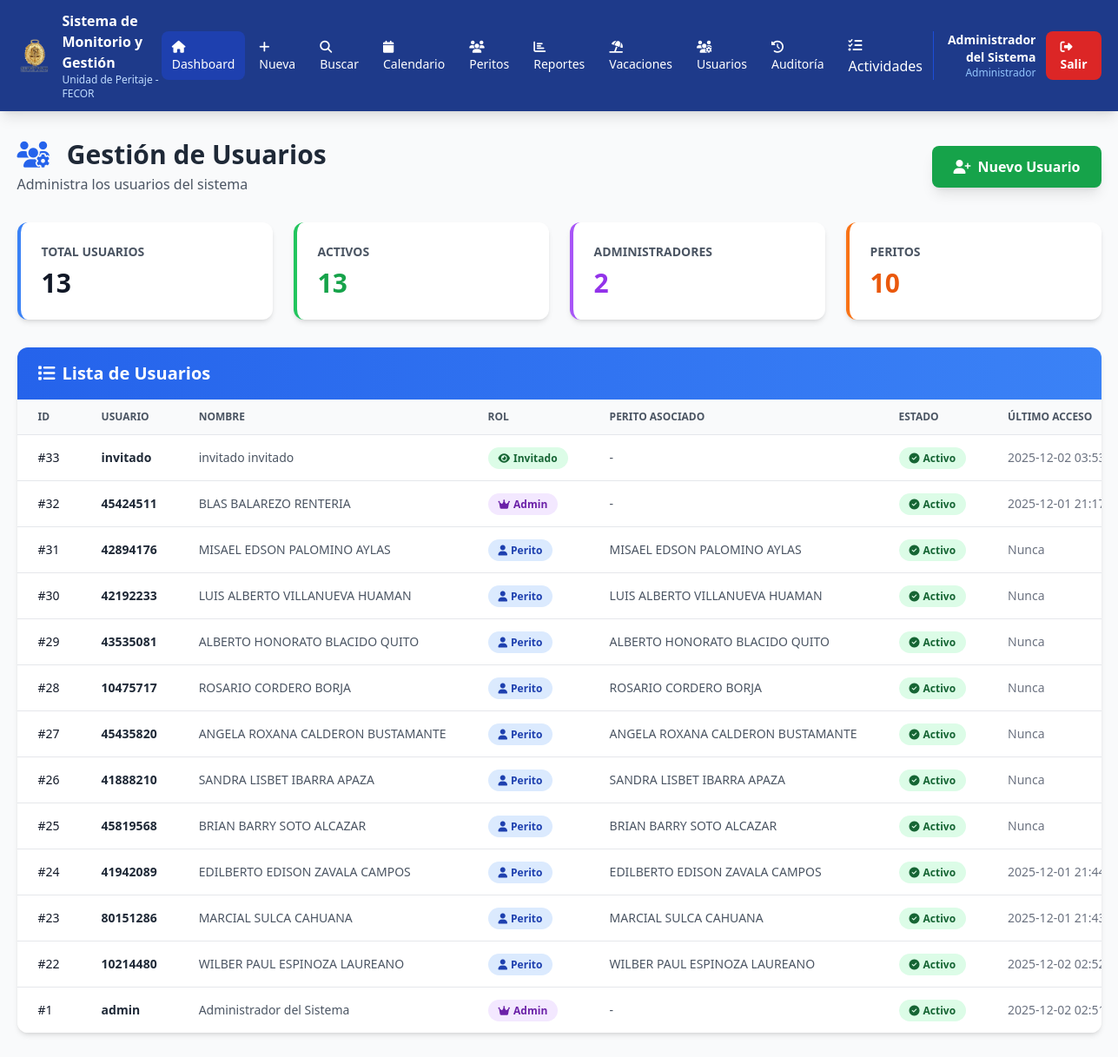
/usuarios (signed in), run on the app's committed database.
### tables this page shows
CREATE TABLE usuarios (
            id INTEGER PRIMARY KEY AUTOINCREMENT,
            usuario TEXT UNIQUE NOT NULL,
            password TEXT NOT NULL,
            rol TEXT NOT NULL,
            perito_id INTEGER,
            nombre_completo TEXT,
            email TEXT,
            activo INTEGER DEFAULT 1,
            primer_inicio INTEGER DEFAULT 1,
            fecha_creacion TIMESTAMP DEFAULT CURRENT_TIMESTAMP,
            ultimo_acceso TIMESTAMP,
            FOREIGN KEY (perito_id) REFERENCES peritos(id)
        );

CREATE TABLE peritos (
            id INTEGER PRIMARY KEY AUTOINCREMENT,
            nombre_completo TEXT NOT NULL,
            tipo TEXT NOT NULL,
            estado TEXT DEFAULT 'Activo',
            fecha_creacion TIMESTAMP DEFAULT CURRENT_TIMESTAMP
        );

### app.py (the view)
@app.route('/usuarios')
@admin_required
def gestion_usuarios():
    conn = sqlite3.connect('database.db')
    conn.row_factory = sqlite3.Row
    cursor = conn.cursor()
    cursor.execute('''
        SELECT u.*, p.nombre_completo as perito_nombre
        FROM usuarios u
        LEFT JOIN peritos p ON u.perito_id = p.id
        ORDER BY u.fecha_creacion DESC
    ''')
    usuarios = []
    for row in cursor.fetchall():
        usuarios.append({
            'id': row['id'],
            'usuario': row['usuario'],
            'rol': row['rol'],
            'perito_id': row['perito_id'],
            'perito_nombre': row['perito_nombre'],
            'nombre_completo': row['nombre_completo'],
            'email': row['email'],
            'activo': row['activo'],
            'primer_inicio': row['primer_inicio'],
            'fecha_creacion': row['fecha_creacion'],
            'ultimo_acceso': row['ultimo_acceso']
        })
    cursor.execute('SELECT id, nombre_completo, tipo FROM peritos WHERE estado = "Activo" ORDER BY tipo, nombre_completo')
    peritos = [{'id': row['id'], 'nombre': row['nombre_completo'], 'tipo': row['tipo']} for row in cursor.fetchall()]
    conn.close()
    return render_template('admin/usuarios.html', usuarios=usuarios, peritos=peritos)

### app.py (called while the page is built)
def admin_required(f):
    @wraps(f)
    def decorated_function(*args, **kwargs):
        if 'usuario_id' not in session:
            return redirect(url_for('login'))
        if session.get('rol') != 'admin':
            return redirect(url_for('index'))
        return f(*args, **kwargs)
    return decorated_function

### templates/admin/usuarios.html (shortened to what this page needs)
<!DOCTYPE html>
<html lang="es">
<head>
    <script src="https://cdn.tailwindcss.com"></script>
    <link rel="stylesheet" href="https://cdnjs.cloudflare.com/ajax/libs/font-awesome/6.4.0/css/all.min.css">
</head>
<body class="bg-gray-50">
    <nav class="bg-blue-900 text-white shadow-lg">
        <div class="container mx-auto px-4">
            <div class="flex justify-between items-center py-3">
                <div class="flex items-center space-x-3">
                    <img src="{{ url_for('static', filename='imagenes/logompo.png') }}" alt="Logo" class="w-10 h-10 object-contain">
                    <div class="hidden md:block">
                        <h1 class="text-lx font-bold">Sistema de Monitorio y Gestión</h1>
                        <p class="text-xs text-blue-200">Unidad de Peritaje - FECOR</p>
                    </div>
                </div>
                <div class="flex items-center space-x-1">
                    <a href="/" class="px-3 py-2 bg-blue-800 rounded-lg hover:bg-blue-700 transition text-sm">
                        <i class="fas fa-home mr-1"></i>Dashboard
                    </a>
                    {% if session.rol == 'admin' %}
                    <a href="/nuevo" class="px-3 py-2 rounded-lg hover:bg-blue-800 transition text-sm">
                        <i class="fas fa-plus mr-1"></i>Nueva
                    </a>
                    {% endif %}
                    <a href="/buscar" class="px-3 py-2 rounded-lg hover:bg-blue-800 transition text-sm">
                        <i class="fas fa-search mr-1"></i>Buscar
                    </a>
                    <a href="/calendario" class="px-3 py-2 rounded-lg hover:bg-blue-800 transition text-sm">
                        <i class="fas fa-calendar mr-1"></i>Calendario
                    </a>
                    {% if session.rol == 'admin' %}
                    <a href="/peritos" class="px-3 py-2 rounded-lg hover:bg-blue-800 transition text-sm">
                        <i class="fas fa-users mr-1"></i>Peritos
                    </a>
                    <a href="/reportes" class="px-3 py-2 rounded-lg hover:bg-blue-800 transition text-sm">
                        <i class="fas fa-chart-bar mr-1"></i>Reportes
                    </a>
                    <a href="/vacaciones" class="px-3 py-2 rounded-lg hover:bg-blue-800 transition text-sm">
                        <i class="fas fa-umbrella-beach mr-1"></i>Vacaciones
                    </a>
                    <a href="/usuarios" class="px-3 py-2 rounded-lg hover:bg-blue-800 transition text-sm">
                        <i class="fas fa-users-cog mr-1"></i>Usuarios
                    </a>
                    <a href="/auditoria" class="px-3 py-2 rounded-lg hover:bg-blue-800 transition text-sm">
                        <i class="fas fa-history mr-1"></i>Auditoría
                    </a>
                    {% endif %}
                    {% if session.rol == 'admin' or session.rol == 'invitado' %}
                    <a href="/actividades-admin" class="px-3 py-2 rounded-lg hover:bg-blue-800">
                        <i class="fas fa-tasks mr-1"></i>Actividades
                    </a>
                    {% endif %}
                </div>
                <div class="flex items-center space-x-3 border-l border-blue-700 pl-4">
                    <div class="text-right hidden md:block">
                        <p class="text-sm font-semibold">{{ session.nombre_completo or session.usuario }}</p>
                        {% if tipo_perito %}
                        <p class="text-xs text-blue-300">Perito {{ tipo_perito }}</p>
                        {% elif session.rol == 'admin' %}
                        <p class="text-xs text-blue-300">Administrador</p>
                        {% endif %}
                    </div>
                    <a href="/logout" class="px-4 py-2 bg-red-600 rounded-lg hover:bg-red-700 transition text-sm font-semibold">
                        <i class="fas fa-sign-out-alt mr-1"></i>Salir
                    </a>
                </div>
            </div>
        </div>
    </nav>
    <div class="container mx-auto px-4 py-8">
        <div class="flex justify-between items-center mb-8">
            <div>
                <h2 class="text-3xl font-bold text-gray-800">
                    <i class="fas fa-users-cog text-blue-600 mr-3"></i>
                    Gestión de Usuarios
                </h2>
                <p class="text-gray-600 mt-1">Administra los usuarios del sistema</p>
            </div>
            <button onclick="mostrarModalNuevo()"
                    class="px-6 py-3 bg-green-600 text-white font-semibold rounded-lg hover:bg-green-700 transition shadow-lg">
                <i class="fas fa-user-plus mr-2"></i>Nuevo Usuario
            </button>
        </div>
        <div class="grid grid-cols-1 md:grid-cols-4 gap-6 mb-8">
            <div class="bg-white rounded-xl shadow-md p-6 border-l-4 border-blue-500">
                <p class="text-sm font-semibold text-gray-600 uppercase">Total Usuarios</p>
                <p class="text-3xl font-bold text-gray-900 mt-2">{{ usuarios|length }}</p>
            </div>
            <div class="bg-white rounded-xl shadow-md p-6 border-l-4 border-green-500">
                <p class="text-sm font-semibold text-gray-600 uppercase">Activos</p>
                <p class="text-3xl font-bold text-green-600 mt-2">{{ usuarios|selectattr('activo', 'equalto', 1)|list|length }}</p>
            </div>
            <div class="bg-white rounded-xl shadow-md p-6 border-l-4 border-purple-500">
                <p class="text-sm font-semibold text-gray-600 uppercase">Administradores</p>
                <p class="text-3xl font-bold text-purple-600 mt-2">{{ usuarios|selectattr('rol', 'equalto', 'admin')|list|length }}</p>
            </div>
            <div class="bg-white rounded-xl shadow-md p-6 border-l-4 border-orange-500">
                <p class="text-sm font-semibold text-gray-600 uppercase">Peritos</p>
                <p class="text-3xl font-bold text-orange-600 mt-2">{{ usuarios|selectattr('rol', 'equalto', 'perito')|list|length }}</p>
            </div>
        </div>
        <div class="bg-white rounded-xl shadow-md overflow-hidden">
            <div class="px-6 py-4 bg-gradient-to-r from-blue-600 to-blue-500">
                <h3 class="text-xl font-bold text-white">
                    <i class="fas fa-list mr-2"></i>Lista de Usuarios
                </h3>
            </div>
            <div class="overflow-x-auto">
                <table class="min-w-full divide-y divide-gray-200">
                    <thead class="bg-gray-50">
                        <tr>
                            <th class="px-6 py-3 text-left text-xs font-semibold text-gray-600 uppercase">ID</th>
                            <th class="px-6 py-3 text-left text-xs font-semibold text-gray-600 uppercase">Usuario</th>
                            <th class="px-6 py-3 text-left text-xs font-semibold text-gray-600 uppercase">Nombre</th>
                            <th class="px-6 py-3 text-left text-xs font-semibold text-gray-600 uppercase">Rol</th>
                            <th class="px-6 py-3 text-left text-xs font-semibold text-gray-600 uppercase">Perito Asociado</th>
                            <th class="px-6 py-3 text-left text-xs font-semibold text-gray-600 uppercase">Estado</th>
                            <th class="px-6 py-3 text-left text-xs font-semibold text-gray-600 uppercase">Último Acceso</th>
                        </tr>
                    </thead>
                    <tbody class="bg-white divide-y divide-gray-200">
                        {% for user in usuarios %}
                        <tr class="hover:bg-gray-50">
                            <td class="px-6 py-4 whitespace-nowrap text-sm font-medium text-gray-900">#{{ user.id }}</td>
                            <td class="px-6 py-4 whitespace-nowrap text-sm font-semibold text-gray-800">{{ user.usuario }}</td>
                            <td class="px-6 py-4 whitespace-nowrap text-sm text-gray-600">{{ user.nombre_completo or '-' }}</td>
                            <td class="px-6 py-4 whitespace-nowrap text-sm">
                                {% if user.rol == 'admin' %}
                                <span class="px-3 py-1 bg-purple-100 text-purple-800 rounded-full text-xs font-semibold">
                                    <i class="fas fa-crown mr-1"></i>Admin
                                </span>
                                {% elif user.rol == 'invitado' %}
                                <span class="px-3 py-1 bg-green-100 text-green-800 rounded-full text-xs font-semibold">
                                    <i class="fas fa-eye mr-1"></i>Invitado
                                </span>
                                {% else %}
                                <span class="px-3 py-1 bg-blue-100 text-blue-800 rounded-full text-xs font-semibold">
                                    <i class="fas fa-user mr-1"></i>Perito
                                </span>
                                {% endif %}
                            </td>
                            <td class="px-6 py-4 whitespace-nowrap text-sm text-gray-600">
                                {{ user.perito_nombre or '-' }}
                            </td>
                            <td class="px-6 py-4 whitespace-nowrap text-sm">
                                {% if user.activo %}
                                <span class="px-3 py-1 bg-green-100 text-green-800 rounded-full text-xs font-semibold">
                                    <i class="fas fa-check-circle mr-1"></i>Activo
                                </span>
                                {% else %}
                                <span class="px-3 py-1 bg-red-100 text-red-800 rounded-full text-xs font-semibold">
                                    <i class="fas fa-times-circle mr-1"></i>Inactivo
                                </span>
                                {% endif %}
                            </td>
                            <td class="px-6 py-4 whitespace-nowrap text-sm text-gray-500">
                                {{ user.ultimo_acceso or 'Nunca' }}
                            </td>
                        </tr>
                        {% endfor %}
                    </tbody>
                </table>
            </div>
        </div>
    </div>
</body>
</html>

### data on the page
usuarios: nombre_completo "Administrador del Sistema", id "1", usuario "admin", rol "admin" (drawn), perito_nombre "-", activo 1 (drawn), ultimo_acceso "2025-12-02…"
usuarios: id "33", usuario "invitado", nombre_completo "invitado invitado", rol "invitado" (drawn), perito_nombre "-", activo 1 (drawn), ultimo_acceso "2025-12-02…"
usuarios: id "32", usuario "45424511", nombre_completo "BLAS BALAREZO RENTERIA", rol "admin" (drawn), perito_nombre "-", activo 1 (drawn), ultimo_acceso "2025-12-01…"
usuarios: id "31", usuario "42894176", nombre_completo "MISAEL EDSON PALOMINO AYLAS", rol "perito" (drawn), activo 1 (drawn), ultimo_acceso "Nunca"
usuarios: id "30", usuario "42192233", nombre_completo "LUIS ALBERTO VILLANUEVA HUAMAN", rol "perito" (drawn), activo 1 (drawn), ultimo_acceso "Nunca"
usuarios: id "29", usuario "43535081", nombre_completo "ALBERTO HONORATO BLACIDO QUITO", rol "perito" (drawn), activo 1 (drawn), ultimo_acceso "Nunca"
usuarios: id "28", usuario "10475717", nombre_completo "ROSARIO CORDERO BORJA", rol "perito" (drawn), activo 1 (drawn), ultimo_acceso "Nunca"
usuarios: id "27", usuario "45435820", nombre_completo "ANGELA ROXANA CALDERON BUSTAMANTE", rol "perito" (drawn), activo 1 (drawn), ultimo_acceso "Nunca"
usuarios: id "26", usuario "41888210", nombre_completo "SANDRA LISBET IBARRA APAZA", rol "perito" (drawn), activo 1 (drawn), ultimo_acceso "Nunca"
usuarios: id "25", usuario "45819568", nombre_completo "BRIAN BARRY SOTO ALCAZAR", rol "perito" (drawn), activo 1 (drawn), ultimo_acceso "Nunca"
usuarios: id "24", usuario "41942089", nombre_completo "EDILBERTO EDISON ZAVALA CAMPOS", rol "perito" (drawn), activo 1 (drawn), ultimo_acceso "2025-12-01…"
usuarios: id "23", usuario "80151286", nombre_completo "MARCIAL SULCA CAHUANA", rol "perito" (drawn), activo 1 (drawn), ultimo_acceso "2025-12-01…"
usuarios: id "22", usuario "10214480", nombre_completo "WILBER PAUL ESPINOZA LAUREANO", rol "perito" (drawn), activo 1 (drawn), ultimo_acceso "2025-12-02…"

### other printed values
{{ usuarios|length }} "13"
{{ usuarios|selectattr('activo', 'equalto', 1)|list|length }} "13"
{{ usuarios|selectattr('rol', 'equalto', 'admin')|list|length }} "2"
{{ usuarios|selectattr('rol', 'equalto', 'perito')|list|length }} "10"
